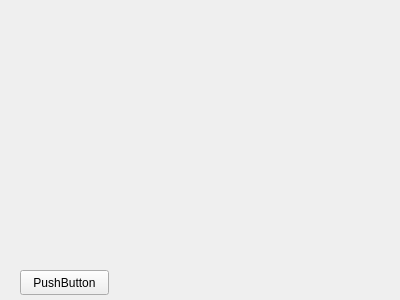
<?xml version="1.0" encoding="UTF-8"?>
<ui version="4.0">
 <class>Widget</class>
 <widget class="QWidget" name="Widget">
  <property name="geometry">
   <rect>
    <x>0</x>
    <y>0</y>
    <width>400</width>
    <height>300</height>
   </rect>
  </property>
  <property name="windowTitle">
   <string>Widget</string>
  </property>
  <widget class="QPushButton" name="pushButton">
   <property name="geometry">
    <rect>
     <x>20</x>
     <y>270</y>
     <width>89</width>
     <height>25</height>
    </rect>
   </property>
   <property name="text">
    <string>PushButton</string>
   </property>
  </widget>
 </widget>
 <layoutdefault spacing="6" margin="11"/>
 <resources/>
 <connections/>
</ui>
